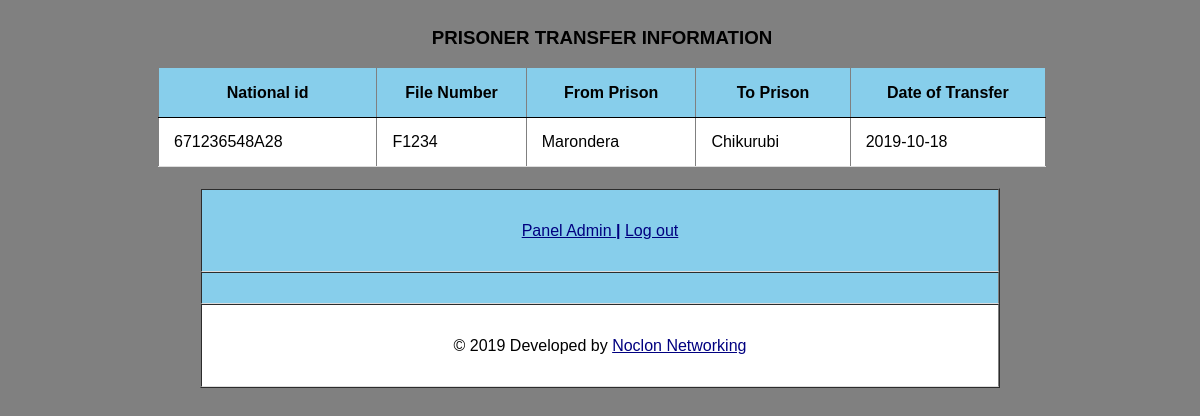
The page /admin/viewtransfer.php on the database its author committed.
### tables this page shows
CREATE TABLE `prisontrans` (
  `national_id` varchar(12) NOT NULL,
  `file_num` varchar(10) NOT NULL,
  `from_prison` varchar(15) NOT NULL,
  `to_prison` varchar(15) NOT NULL,
  `transfer_date` date NOT NULL
);

### admin/viewtransfer1.php (the view, shortened to what this page needs)
<!DOCTYPE html>
<head>
   <link rel="stylesheet" media="screen" href="login.css" >
</head>
<body>
<table id='data' align='centre' border= "solid 1px #ddd">
<caption><h3>PRISONER TRANSFER  INFORMATION</h3></caption>
<tr>
<th>National id</th>
<th>File Number</th>
<th>From Prison</th>
<th>To Prison</th>
<th>Date of Transfer</th>
</tr>
<?php
$sel= "SELECT * FROM prisontrans";
if ($result = mysqli_query($db, $sel))
{
    while($rows = mysqli_fetch_assoc($result)) {
        ?>
        <tr>
            <td><?php echo $rows['national_id']?></td>
            <td><?php echo $rows['file_num']?></td>
            <td><?php echo $rows['from_prison']?></td>
            <td><?php echo $rows['to_prison']?></td>
            <td><?php echo $rows['transfer_date']?></td>
        </tr>
        <?php
    }
}
else { echo "0 results"; }
    ?>
</table>
</body>
</html>

### admin/login.css (style rules this page uses)
body { font: 14px/21px "Lucida Sans", "Lucida Grande", "Lucida Sans Unicode", sans-serif;background:gray; }

### admin/viewtransfer1.php (style rules this page uses)
#data { align: center; background-color: white; border-collapse: collapse; width: 75%; margin-left:150px; }
th { height: 50px; text-align: center; border-bottom: 1px solid black; background-color: skyblue; }
td { padding: 15px; border-bottom: 1px solid #ddd; }

### rows shown on the page
prisontrans: national_id "671236548A28", file_num "F1234", from_prison "Marondera", to_prison "Chikurubi", transfer_date "2019-10-18"
